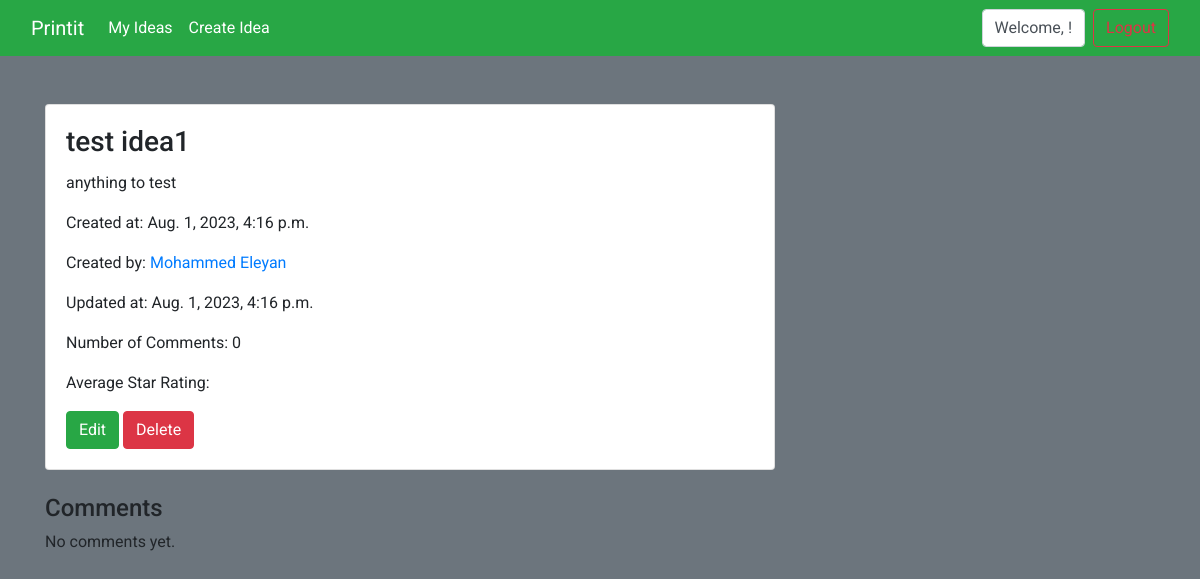
/idea/6/, run on the app's committed database.
### Printit_app/models.py (models this page shows)
class Idea(models.Model):
    user = models.ForeignKey(User, on_delete=models.CASCADE)
    title = models.CharField(max_length=200)
    content = models.TextField()
    created_at = models.DateTimeField(auto_now_add=True)
    updated_at = models.DateTimeField(auto_now=True)
    objects = IdeaManager()

class User(models.Model):
    first_name = models.CharField(max_length=150)
    last_name = models.CharField(max_length=150)
    email = models.EmailField(unique=True)
    password = models.CharField(max_length=128)
    bio = models.TextField(blank=True, null=True)
    is_admin = models.BooleanField(default=False)
    created_at = models.DateTimeField(auto_now_add=True)
    updated_at = models.DateTimeField(auto_now=True)
    objects = UserManager()

### Printit_app/views.py (the view)
# urls.py: path('idea/<int:idea_id>/', views.view_idea, name='view_idea'),
def view_idea(request, idea_id):
    idea = Idea.objects.get(pk=idea_id)
    comments = Comment.objects.filter(idea=idea)
    comments_count = comments.count()
    context = {
        'idea': idea,
        'comments': comments,
        'comments_count': comments_count,
    }
    return render(request, 'view_idea_with_comments.html', context)

### Printit_app/templates/view_idea_with_comments.html (shortened to what this page needs)
<!DOCTYPE html>
<html lang="en">
<head>
    {% load static %}
    <link rel="stylesheet" href="https://maxcdn.bootstrapcdn.com/bootstrap/4.0.0/css/bootstrap.min.css">
</head>
<body class="bg-secondary" style="font-family: 'Roboto', sans-serif;">
    <nav class="navbar navbar-expand-lg bg-success">
        <div class="container-fluid">
            <a class="navbar-brand text-white" href="{% url 'home' %}">Printit</a>
            <div class="collapse navbar-collapse " id="navbarSupportedContent">
                <ul class="navbar-nav mr-auto">
                    <li class="nav-item">
                        <a class="nav-link text-white" href="{% url 'my_ideas' %}">My Ideas</a>
                    </li>
                    <li class="nav-item">
                        <a class="nav-link text-white" href="{% url 'create_idea' %}">Create Idea</a>
                    </li>
                </ul>
                <ul class="navbar-nav ml-auto">
                    <li class="nav-item">
                        <form class="form-inline my-2 my-lg-0" method="POST" action="{% url 'logout' %}">
                            <div class="form-control mr-sm-2">Welcome, {{ user.first_name }}!</div>
                            <button class="btn btn-outline-danger my-2 my-sm-0" type="submit">Logout</button>
                        </form>
                    </li>
                </ul>
            </div>
        </div>
    </nav>
    <div class="container py-5">
        <div class="row">
            <div class="col-md-8">
                <div class="card">
                    <div class="card-body">
                        <h3 class="card-title">{{ idea.title }}</h3>
                        <p class="card-text">{{ idea.content }}</p>
                        <p class="card-text">Created at: {{ idea.created_at }}</p>
                        <p class="card-text">Created by: <a
                                href="{% url 'user_ideas' idea.user.id %}">{{ idea.user.first_name }}
                                {{ idea.user.last_name }}</a></p>
                        <p class="card-text">Updated at: {{ idea.updated_at }}</p>
                        <p class="card-text">Number of Comments: {{ comments_count }}</p>
                        <p class="card-text">Average Star Rating: {{ avg_stars }}</p>
                        <div class="mt-3">
                            <a href="{% url 'edit_idea' idea.id %}" class="btn btn-success">Edit</a>
                            <a href="{% url 'delete_idea' idea.id %}" class="btn btn-danger">Delete</a>
                        </div>
                    </div>
                </div>
                <div class="mt-4">
                    <h4>Comments</h4>
                    {% if comments %}
                    <ul class="list-group">
                        {% for comment in comments %}
                        <li class="list-group-item">
                            <p class="mb-0">Commented by: <a
                                    href="{% url 'user_ideas' comment.user.id %}">{{ comment.user.first_name }}
                                    {{ comment.user.last_name }}</a></p>
                            <p class="mb-0">Commented at: {{ comment.created_at }}</p>
                            <p class="mb-0">{{ comment.text }}</p>
                        </li>
                        {% endfor %}
                    </ul>
                    {% else %}
                    <p>No comments yet.</p>
                    {% endif %}
                </div>
            </div>
        </div>
    </div>
</body>
</html>

### data on the page
Idea: title "test idea1", content "anything to test", created_at "Aug. 1, 2023, 4:16 p.m.", user.first_name "Mohammed", user.last_name "Eleyan", updated_at "Aug. 1, 2023, 4:16 p.m."

### other printed values
{{ comments_count }} "0"
